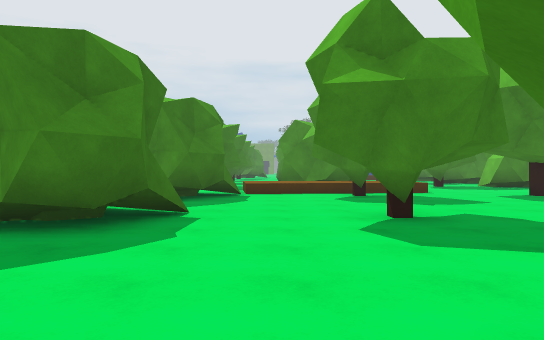
view 1 (above)

24 first-person views from a walk through a Unity game level. The camera is 1.3 m above the floor, looks level and sees 70° across. The floor is counted in squares, 2 m on a side. Each view is taken from the middle of a square. On the plan, view 1 faces up. The plan holds only what a view shows up to about 11 squares ahead; the rest is blank. The place goes on beyond the plan. The player character is not drawn.

view 2
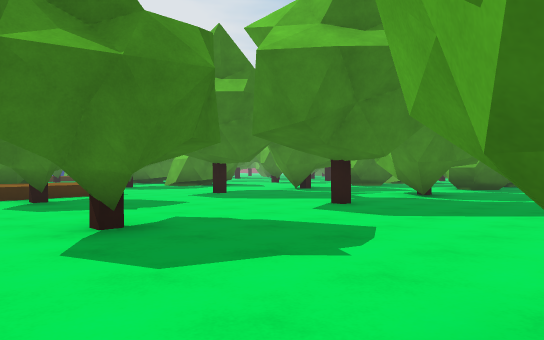

view 3
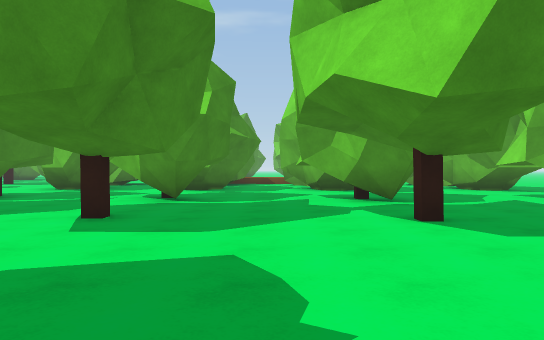

view 4
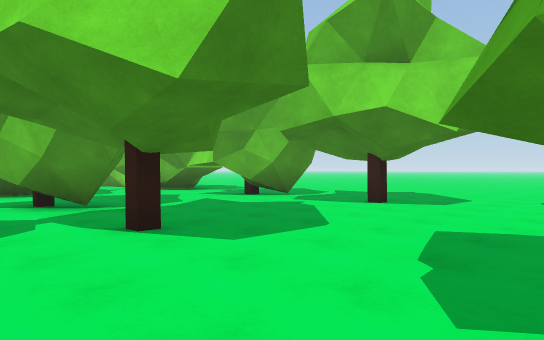

view 5
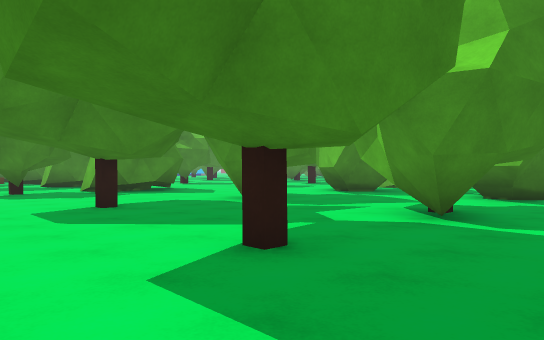

view 6
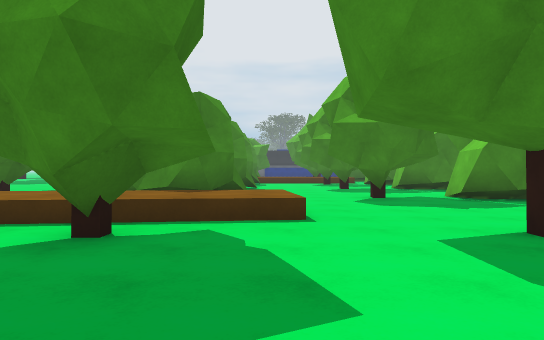

view 7
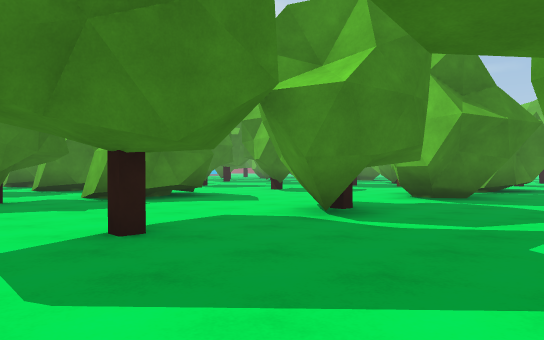

view 8
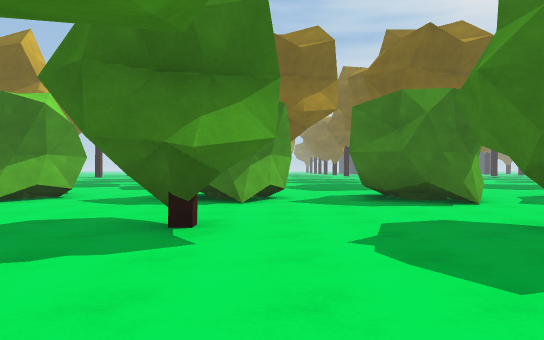

view 9
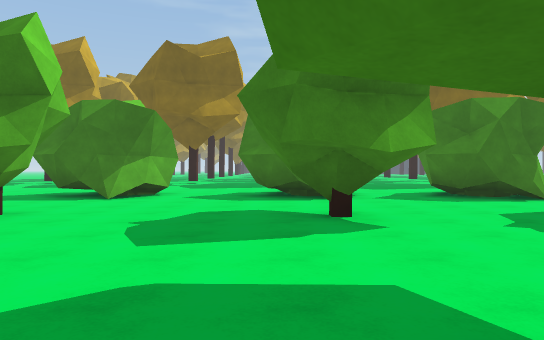

view 10
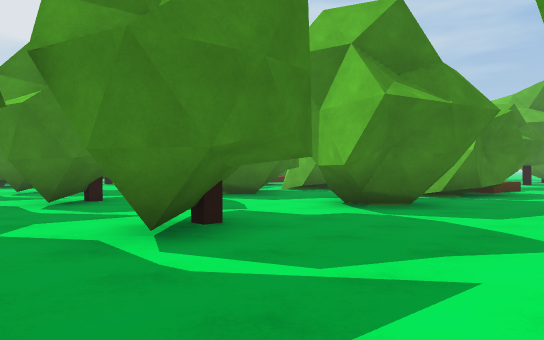

view 11
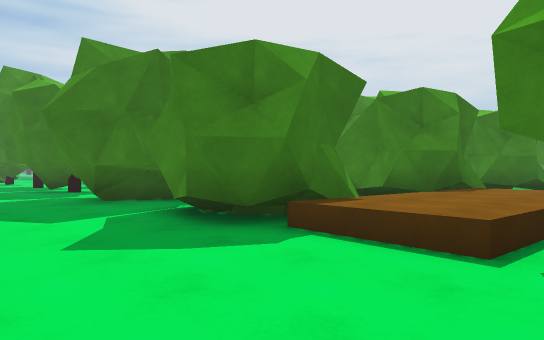

view 12
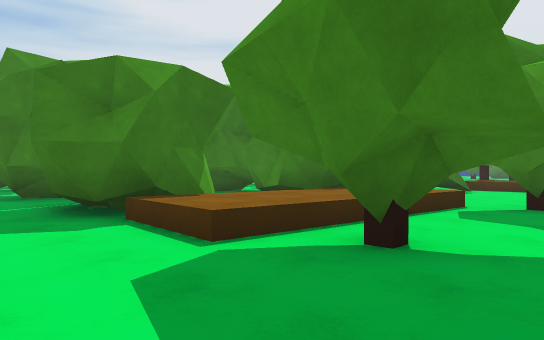

view 13
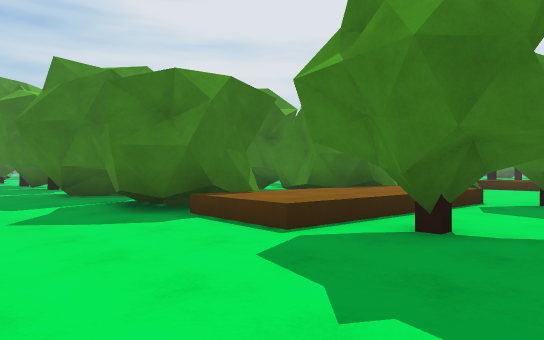

view 14
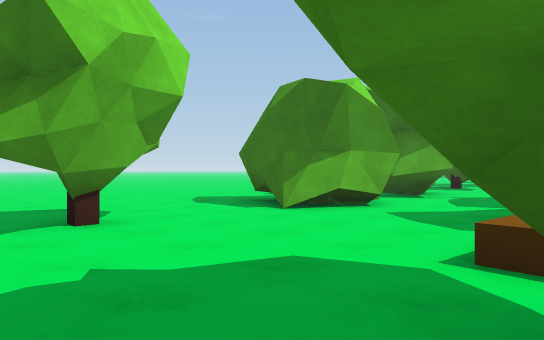

view 15
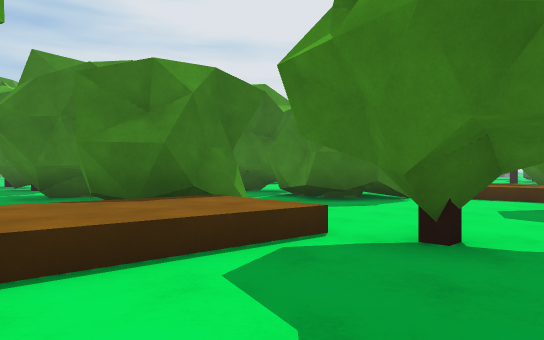

view 16
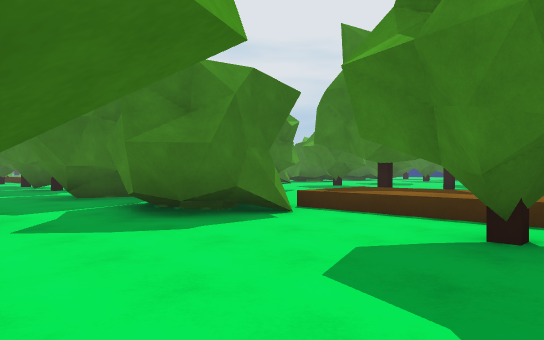

view 17
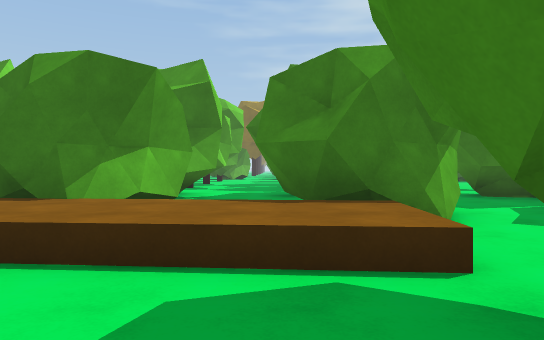

view 18
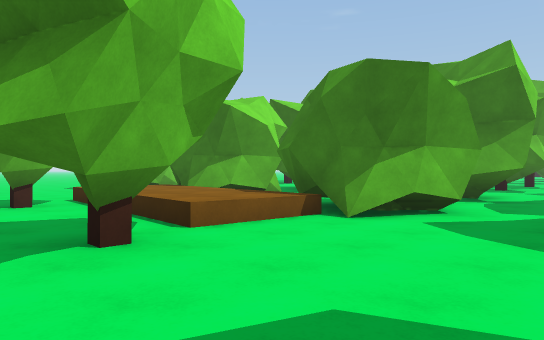

view 19
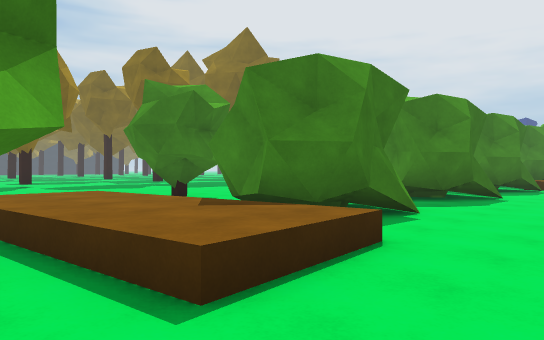

view 20
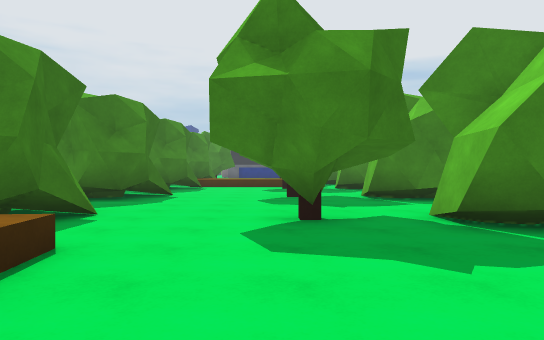

view 21
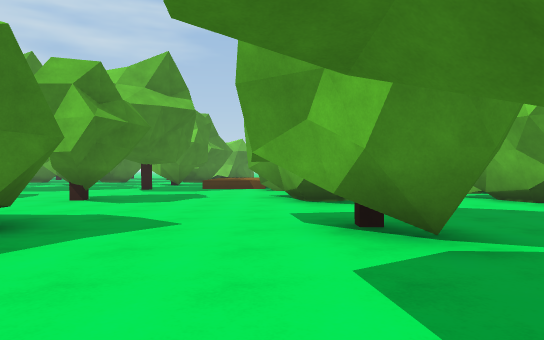

view 22
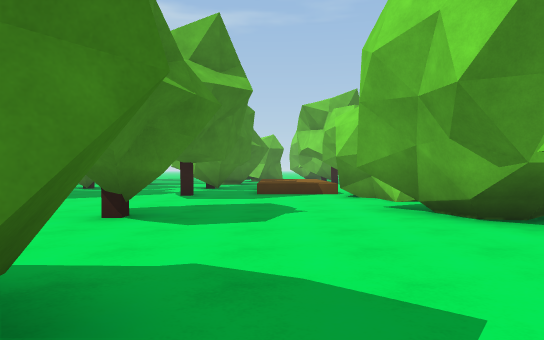

view 23
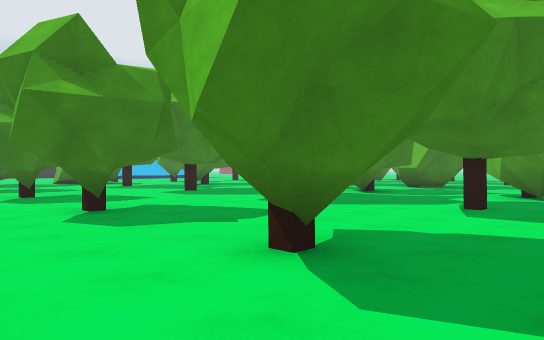

view 24
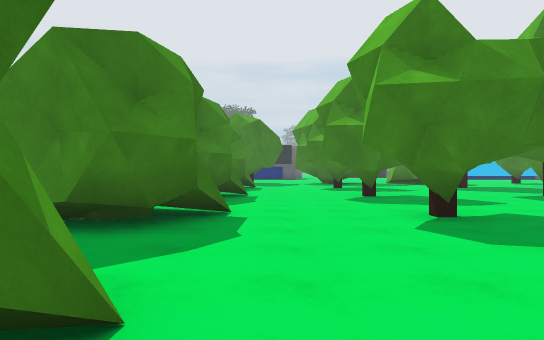

### Floor plan
Key: @ floor where view 1 was taken; # wall or solid block; x gap in a wall; . floor; ^ raised ledge.
Columns run from 5 left of view 1 to 24 right of it. Each row starts with its distance up from view 1.
 25                 ...... ..
 24                 #..##...#
 23         #       #..#....
 22        x..     x.........
 21        x...    x.........
 20         #..  .###..# ....
 19        ##..##.###..#.... ..#
 18        #.......#.............
 17         .....................
 16   ...   #.....  #...........#
 15   ##.  ##..##.###..##...#..##
 14       ###.....###.........
 13     ..^^^^...............^^^
 12     ^^^^^^...............^^^^
 11     ^^^^^^......#...##.##....
 10    ##..##...#..##.#######...#
  9    ##.........## ..######.....
  8  .............................
  7  ...................#..#......
  6    #...#.......##.#######..##.
  5 .###..##...#..## .#######^^.#.
  4 ..##...............##..#.^^...
  3 .....................   .^^..
  2 ..#............#... # ##^^^.#.
  1   ##..##...#..##..######x^^#..
  0   ##.@........##.#.##.##..^...
 -1  .............................
 -2 ..............................
 -3 ..#............#...##.##....#.
 -4   ##..##...#..##.. ##  ##..#.

Positions as (right, up) in squares from view 1, and headings:
1: (0, 0), facing up
2: (0, 1), facing up-right
3: (1, 3), facing right
4: (2, 3), facing down-right
5: (4, 3), facing up-right
6: (4, 6), facing up
7: (5, 6), facing up-right
8: (6, 2), facing left
9: (7, 0), facing left
10: (7, -3), facing up-right
11: (22, -3), facing up-left
12: (24, -2), facing up-left
13: (24, -3), facing up-left
14: (24, 1), facing down-left
15: (24, 2), facing up-left
16: (24, 6), facing up-left
17: (24, 4), facing left
18: (24, 9), facing down-left
19: (6, 10), facing up-left
20: (6, 10), facing up
21: (6, 11), facing right
22: (9, 13), facing right
23: (12, 13), facing up-right
24: (12, 14), facing up
